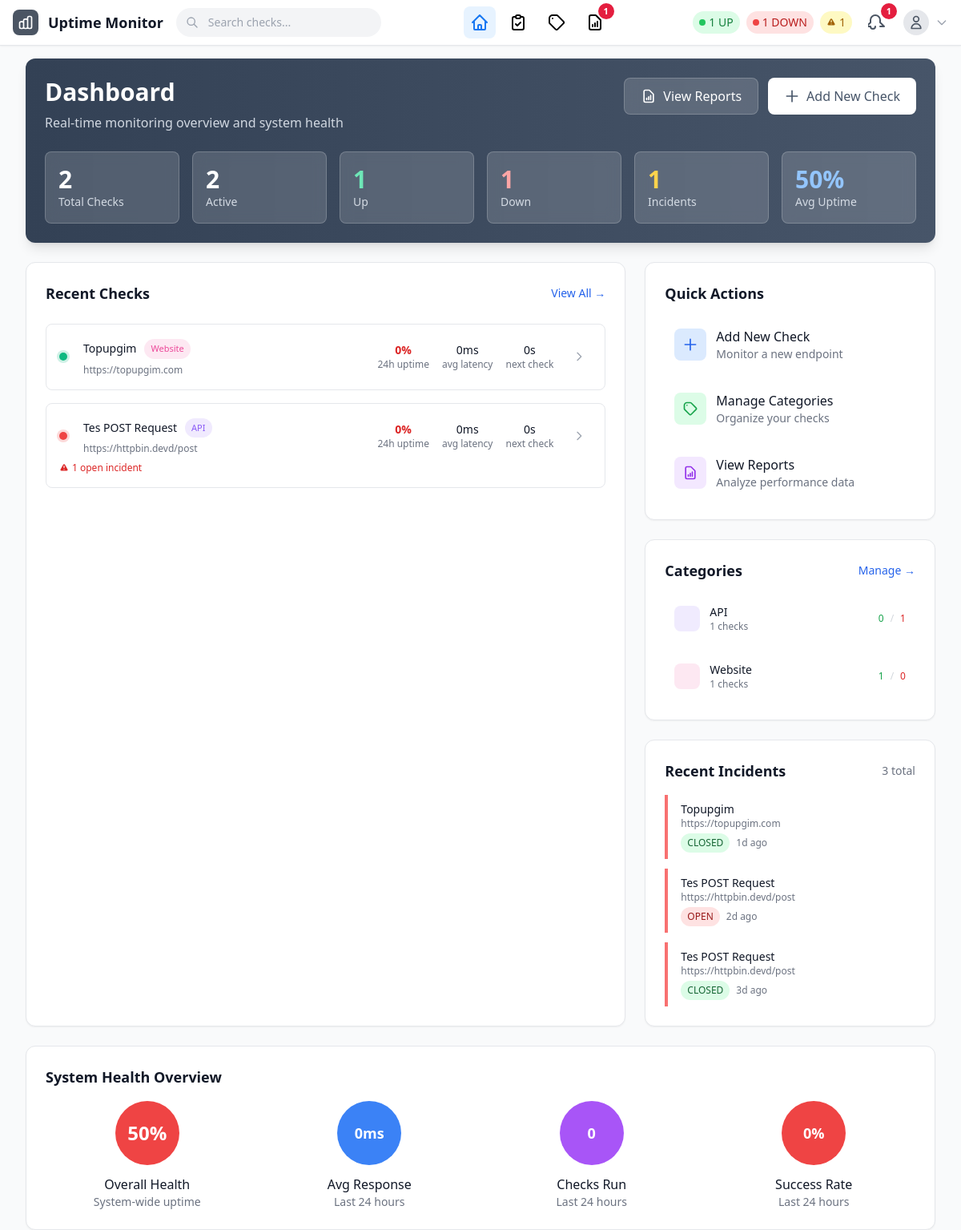
The app's page /dashboard.php (signed in) with its own data.
### tables this page shows
CREATE TABLE `checks` (
  `id` int(11) NOT NULL,
  `name` varchar(255) NOT NULL,
  `category_id` int(11) DEFAULT NULL,
  `url` text NOT NULL,
  `method` enum('GET','POST') DEFAULT 'GET',
  `request_body` text DEFAULT NULL,
  `request_headers` text DEFAULT NULL,
  `expected_status` int(11) DEFAULT 200,
  `expected_headers` text DEFAULT NULL,
  `expected_body` text DEFAULT NULL,
  `interval_seconds` int(11) NOT NULL,
  `timeout_seconds` int(11) DEFAULT 30,
  `max_redirects` int(11) DEFAULT 5,
  `alert_emails` text DEFAULT NULL,
  `enabled` tinyint(1) DEFAULT 1,
  `keep_response_data` tinyint(1) DEFAULT 0,
  `last_state` enum('UP','DOWN') DEFAULT NULL,
  `created_at` timestamp NOT NULL DEFAULT current_timestamp(),
  `updated_at` timestamp NOT NULL DEFAULT current_timestamp() ON UPDATE current_timestamp(),
  `next_run_at` datetime NOT NULL
);

CREATE TABLE `categories` (
  `id` int(11) NOT NULL,
  `name` varchar(50) NOT NULL,
  `color` varchar(7) DEFAULT '#6B7280',
  `icon` varchar(50) DEFAULT 'folder',
  `description` text DEFAULT NULL,
  `checks_count` int(11) DEFAULT 0,
  `created_at` timestamp NOT NULL DEFAULT current_timestamp(),
  `updated_at` timestamp NOT NULL DEFAULT current_timestamp() ON UPDATE current_timestamp()
);

CREATE TABLE `incidents` (
  `id` int(11) NOT NULL,
  `check_id` int(11) NOT NULL,
  `started_at` datetime NOT NULL,
  `ended_at` datetime DEFAULT NULL,
  `opened_by_result_id` int(11) NOT NULL,
  `closed_by_result_id` int(11) DEFAULT NULL,
  `status` enum('OPEN','CLOSED') DEFAULT 'OPEN'
);

### dashboard.php (the view, shortened to what the rows shown need)
<?php
require_once 'bootstrap.php';
$enabledChecks = $db->fetchColumn("SELECT COUNT(*) FROM checks WHERE enabled = 1") ?: 0;
$recentChecks = $db->fetchAll("
    SELECT c.*, cat.name as category_name, cat.color as category_color,
           (SELECT COUNT(*) FROM check_results cr WHERE cr.check_id = c.id AND cr.started_at >= DATE_SUB(NOW(), INTERVAL 24 HOUR)) as checks_24h,
           (SELECT COUNT(*) FROM check_results cr WHERE cr.check_id = c.id AND cr.is_up = 1 AND cr.started_at >= DATE_SUB(NOW(), INTERVAL 24 HOUR)) as up_checks_24h,
           (SELECT AVG(duration_ms) FROM check_results cr WHERE cr.check_id = c.id AND cr.started_at >= DATE_SUB(NOW(), INTERVAL 24 HOUR)) as avg_latency_24h,
           (SELECT COUNT(*) FROM incidents WHERE check_id = c.id AND status = 'OPEN') as open_incidents
    FROM checks c
    LEFT JOIN categories cat ON c.category_id = cat.id
    WHERE c.enabled = 1
    ORDER BY c.updated_at DESC, c.name ASC
    LIMIT 10
");
$recentIncidents = $db->fetchAll("
    SELECT i.*, c.name as check_name, c.url as check_url
    FROM incidents i
    JOIN checks c ON i.check_id = c.id
    ORDER BY i.started_at DESC
    LIMIT 5
");
$categoryStats = $db->fetchAll("
    SELECT c.*,
           COUNT(DISTINCT ch.id) as total_checks,
           SUM(CASE WHEN ch.enabled = 1 THEN 1 ELSE 0 END) as active_checks,
           SUM(CASE WHEN ch.last_state = 'UP' AND ch.enabled = 1 THEN 1 ELSE 0 END) as up_checks,
           SUM(CASE WHEN ch.last_state = 'DOWN' AND ch.enabled = 1 THEN 1 ELSE 0 END) as down_checks
    FROM categories c
    LEFT JOIN checks ch ON c.id = ch.category_id
    GROUP BY c.id
    HAVING total_checks > 0
    ORDER BY c.name ASC
    LIMIT 6
");
?>
<div class="space-y-6">
    <div class="bg-gradient-to-r from-slate-700 to-slate-600 rounded-xl p-6 text-white shadow-lg">
        <div class="flex justify-between items-start">
            <div>
                <h1 class="text-3xl font-bold mb-2">Dashboard</h1>
            </div>
        </div>
    </div>
    <div class="grid grid-cols-1 lg:grid-cols-3 gap-6">
        <div class="lg:col-span-2 bg-white rounded-xl shadow-sm border border-gray-200">
            <div class="p-6">
                <div class="flex items-center justify-between mb-6">
                    <h2 class="text-lg font-semibold text-gray-900">Recent Checks</h2>
                </div>
                <?php if (empty($recentChecks)): ?>
                    <div class="text-center py-12 bg-gray-50 rounded-lg">
                        <svg class="w-16 h-16 text-gray-300 mx-auto mb-4" fill="none" stroke="currentColor" viewBox="0 0 24 24">
                            <path stroke-linecap="round" stroke-linejoin="round" stroke-width="2" d="M9 19v-6a2 2 0 00-2-2H5a2 2 0 00-2 2v6a2 2 0 002 2h2a2 2 0 002-2zm0 0V9a2 2 0 012-2h2a2 2 0 012 2v10m-6 0a2 2 0 002 2h2a2 2 0 002-2m0 0V5a2 2 0 012-2h2a2 2 0 012 2v14a2 2 0 01-2 2h-2a2 2 0 01-2-2z"/>
                        </svg>
                        <p class="text-gray-500 text-lg">No checks configured</p>
                        <p class="text-gray-400 text-sm mt-2">Add your first monitoring check to get started</p>
                        <a href="/check_form.php" class="mt-4 inline-flex items-center px-4 py-2 bg-blue-600 text-white rounded-lg hover:bg-blue-700">
                            <svg class="w-5 h-5 mr-2" fill="none" stroke="currentColor" viewBox="0 0 24 24">
                                <path stroke-linecap="round" stroke-linejoin="round" stroke-width="2" d="M12 4v16m8-8H4"/>
                            </svg>
                            Add First Check
                        </a>
                    </div>
                <?php else: ?>
                    <div class="space-y-4">
                        <?php foreach ($recentChecks as $check): ?>
                        <div class="card-hover bg-white border rounded-lg p-4 hover:shadow-md transition-all">
                            <div class="flex items-center justify-between">
                                <div class="flex items-center gap-3 flex-1 min-w-0">
                                    <span class="status-dot <?php echo strtolower($check['last_state'] ?? 'unknown'); ?>"></span>
                                    <div class="flex-1 min-w-0">
                                        <div class="flex items-center gap-2 mb-1">
                                            <h3 class="text-sm font-medium text-gray-900 truncate">
                                                <?php echo htmlspecialchars($check['name']); ?>
                                            </h3>
                                            <?php if ($check['category_name']): ?>
                                                <span class="category-badge"
                                                      style="background-color: <?php echo $check['category_color']; ?>20; color: <?php echo $check['category_color']; ?>;">
                                                    <?php echo htmlspecialchars($check['category_name']); ?>
                                                </span>
                                            <?php endif; ?>
                                        </div>
                                        <p class="text-xs text-gray-500 truncate"><?php echo htmlspecialchars($check['url']); ?></p>
                                    </div>
                                </div>
                                <div class="flex items-center gap-4 text-right">
                                    <div class="text-center">
                                        <div class="text-sm font-semibold <?php echo $check['uptime_24h'] >= 99 ? 'text-green-600' : ($check['uptime_24h'] >= 95 ? 'text-yellow-600' : 'text-red-600'); ?>">
                                            <?php echo $check['uptime_24h']; ?>%
                                        </div>
                                        <div class="text-xs text-gray-500">24h uptime</div>
                                    </div>
                                    <div class="text-center">
                                        <div class="text-sm font-medium text-gray-900"><?php echo formatDuration($check['avg_latency_24h']); ?></div>
                                        <div class="text-xs text-gray-500">avg latency</div>
                                    </div>
                                    <div class="text-center">
                                        <div class="text-sm font-medium text-gray-900"><?php echo $check['next_run_display']; ?></div>
                                        <div class="text-xs text-gray-500">next check</div>
                                    </div>
                                    <a href="/check.php?id=<?php echo $check['id']; ?>"
                                       class="p-2 hover:bg-gray-100 rounded-full transition-colors">
                                        <svg class="w-4 h-4 text-gray-400" fill="none" stroke="currentColor" viewBox="0 0 24 24">
                                            <path stroke-linecap="round" stroke-linejoin="round" stroke-width="2" d="M9 5l7 7-7 7"/>
                                        </svg>
                                    </a>
                                </div>
                            </div>
                            <?php if ($check['open_incidents'] > 0): ?>
                                <div class="mt-2 flex items-center gap-1 text-xs text-red-600">
                                    <?php echo $check['open_incidents']; ?> open incident<?php echo $check['open_incidents'] > 1 ? 's' : ''; ?>
                                </div>
                            <?php endif; ?>
                        </div>
                        <?php endforeach; ?>
                    </div>
                <?php endif; ?>
            </div>
        </div>
        <div class="space-y-6">
            <div class="bg-white rounded-xl shadow-sm border border-gray-200 p-6">
                <h2 class="text-lg font-semibold text-gray-900 mb-4">Quick Actions</h2>
            </div>
            <?php if (!empty($categoryStats)): ?>
            <div class="bg-white rounded-xl shadow-sm border border-gray-200 p-6">
                <div class="flex items-center justify-between mb-4">
                    <h2 class="text-lg font-semibold text-gray-900">Categories</h2>
                </div>
                <div class="space-y-3">
                    <?php foreach ($categoryStats as $category): ?>
                    <div class="flex items-center justify-between p-3 rounded-lg hover:bg-gray-50 transition-colors">
                        <div class="flex items-center gap-3">
                            <div class="w-8 h-8 rounded-lg flex items-center justify-center"
                                 style="background-color: <?php echo $category['color']; ?>20;">
                                <div class="w-4 h-4" style="color: <?php echo $category['color']; ?>;">
                                </div>
                            </div>
                            <div>
                                <div class="font-medium text-gray-900 text-sm"><?php echo htmlspecialchars($category['name']); ?></div>
                                <div class="text-xs text-gray-500"><?php echo $category['active_checks']; ?> checks</div>
                            </div>
                        </div>
                        <div class="flex items-center gap-2">
                            <div class="text-xs text-green-600 font-medium"><?php echo $category['up_checks']; ?></div>
                            <div class="text-xs text-gray-300">/</div>
                            <div class="text-xs text-red-600 font-medium"><?php echo $category['down_checks']; ?></div>
                        </div>
                    </div>
                    <?php endforeach; ?>
                </div>
            </div>
            <?php endif; ?>
            <div class="bg-white rounded-xl shadow-sm border border-gray-200 p-6">
                <div class="flex items-center justify-between mb-4">
                    <h2 class="text-lg font-semibold text-gray-900">Recent Incidents</h2>
                </div>
                <?php if (empty($recentIncidents)): ?>
                    <div class="text-center py-8">
                        <div class="w-12 h-12 mx-auto mb-3 text-green-400">
                            <svg fill="currentColor" viewBox="0 0 20 20">
                                <path fill-rule="evenodd" d="M10 18a8 8 0 100-16 8 8 0 000 16zm3.707-9.293a1 1 0 00-1.414-1.414L9 10.586 7.707 9.293a1 1 0 00-1.414 1.414l2 2a1 1 0 001.414 0l4-4z" clip-rule="evenodd"/>
                            </svg>
                        </div>
                        <p class="text-sm text-gray-500">No recent incidents</p>
                        <p class="text-xs text-gray-400 mt-1">All systems operational</p>
                    </div>
                <?php else: ?>
                    <div class="space-y-3">
                        <?php foreach ($recentIncidents as $incident): ?>
                        <div class="border-l-4 border-red-400 pl-4 py-2">
                            <div class="flex items-start justify-between">
                                <div class="flex-1 min-w-0">
                                    <h4 class="text-sm font-medium text-gray-900 truncate">
                                        <?php echo htmlspecialchars($incident['check_name']); ?>
                                    </h4>
                                    <p class="text-xs text-gray-500 truncate">
                                        <?php echo htmlspecialchars($incident['check_url']); ?>
                                    </p>
                                    <div class="flex items-center gap-2 mt-1">
                                        <span class="inline-flex items-center px-2 py-1 rounded-full text-xs font-medium <?php echo $incident['status'] === 'OPEN' ? 'bg-red-100 text-red-800' : 'bg-green-100 text-green-800'; ?>">
                                            <?php echo $incident['status']; ?>
                                        </span>
                                        <span class="text-xs text-gray-500">
                                            <?php echo timeAgo($incident['started_at']); ?>
                                        </span>
                                    </div>
                                </div>
                            </div>
                        </div>
                        <?php endforeach; ?>
                    </div>
                <?php endif; ?>
            </div>
        </div>
    </div>
    <?php if ($enabledChecks > 0): ?>
    <div class="bg-white rounded-xl shadow-sm border border-gray-200 p-6">
        <h2 class="text-lg font-semibold text-gray-900 mb-4">System Health Overview</h2>
    </div>
    <?php endif; ?>
</div>

### records on screen
checks: name "Topupgim", category.name "Website", url "https://topupgim.com", uptime_24h "0", avg_latency_24h "0ms", next_run_display "0s"
checks: name "Tes POST Request", category.name "API", url "https://httpbin.devd/post", uptime_24h "0", avg_latency_24h "0ms", next_run_display "0s", open_incidents "1"
categories: name "API", active_checks "1", up_checks "0", down_checks "1"
categories: name "Website", active_checks "1", up_checks "1", down_checks "0"
incidents: check.name "Topupgim", check.url "https://topupgim.com", status "CLOSED", started_at "1d ago"
incidents: check.name "Tes POST Request", check.url "https://httpbin.devd/post", status "OPEN", started_at "2d ago"
incidents: check.name "Tes POST Request", check.url "https://httpbin.devd/post", status "CLOSED", started_at "3d ago"

### other values on screen
$stats['checks_up'] "1"
$stats['checks_down'] "1"
$stats['open_incidents'] "1"
$totalChecks "2"
$enabledChecks "2"
$upChecks "1"
$downChecks "1"
$totalIncidents "1"
$avgUptime "50"
count($recentIncidents) "3"
formatDuration($avgResponseTime) "0ms"
$totalChecks24h "0"
$successRate "0"
